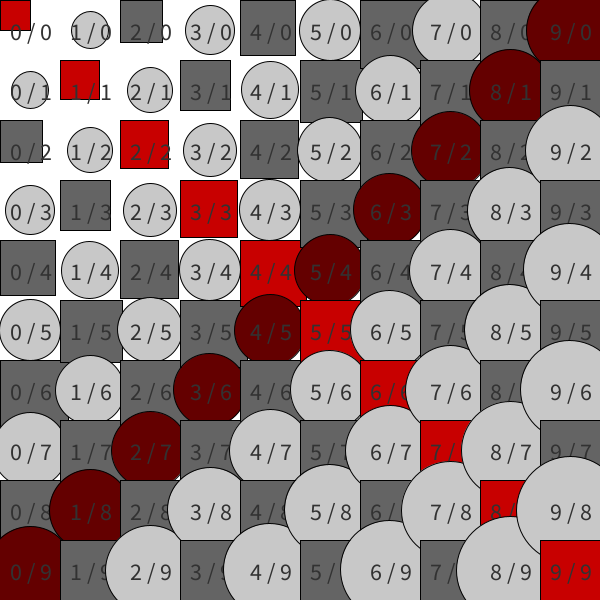
Frame 1 (no input)
Frame 60 (the mouse pressed at the canvas centre just before this capture): identical to frame 1, image omitted
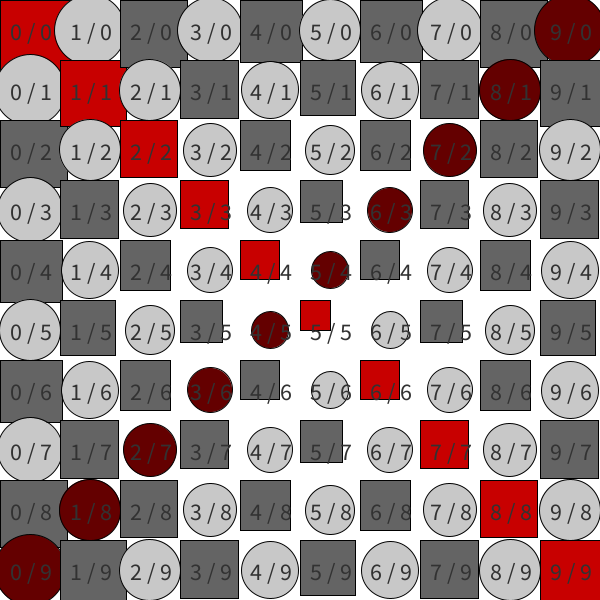
Frame 120 (the mouse held since frame 60 and released just before this capture)

The Processing sketch that drew these frames (run headless with seeded random() and noise(); from frame 60 on, the mouse is pressed at the canvas centre):

// Processing sketch: sketch_240625b
// ── sketch_240625b.pde

// + grillas con for
// + funciones con param
// + trabajo con indices
// + dist() y map()
// + funcion reiniciar()

void setup(){
  size( 600, 600 );
  textSize( 24 );
  //ellipseMode( CORNER ); // funciona como un rect
  
  //frameRate( 1 );
}

void draw(){
  background ( 255 );
  
  grillaCant( 10 );
  
  
  
  //noLoop();
}

void keyPressed(){
  reiniciar();
}

// ── funciones_for.pde

// funcion que no retorna valor = tipo void (PARA DIBUJAR)

void grilla( int mod, int relleno ) {
  for ( int i = 0; i < height; i+=mod ) {  //mod = tamaño de celda
    for ( int j = 0; j < height; j+=mod ) {  //mod = tamaño de celda
      //calculo de tamaño
      float d = dist( i+mod/2, j+mod/2, width/2, height/2 );
      float tam = map( d, 0, 200, mod, 0 );
      
      //println( i + " / " + j);
      fill( relleno );
      //ellipse( i+mod/2, j+mod/2, mod, mod );  //+mod/2 = lo corro porque es un circulo que se dibuja desde el centro (y no un cuadrado que se dibuja desde la esquina superior izquierda)
      ellipse( i+mod/2, j+mod/2, tam, tam );
      fill( 255 );
      text( i/mod + " / " + j/mod , i+10, j+20 );
    }
  }
}

void grillaCant( int cant ) {
  int mod = width / cant;  //tamano celda (modulo)
  
  for ( int i = 0; i < cant; i++ ) {
    for ( int j = 0; j < cant; j++ ) {
      // celdas: calculo color
      if( i == j ){  //1) diagonal descendente
        fill( 200, 0, 0 );
      }else if( i+j == cant-1 ){  //2) diagonal asendente
        fill( 100, 0, 0 );
      }else if( (i+j)%2 == 0 ){    //3) par=0 e impar=1
        fill( 100 );
      }else{
        fill( 200 );
      }
      
      //celdas: ajustar tamano con dist() y map()
      float d = dist( mouseX, mouseY, i*mod, j*mod );
      float tam = map( d, 0, 848, mod/2, mod*2 );  //848 es la diagonal, mod es igual a 60
      
      //celdas: dibujo
      if( (i+j)%2 == 0 ){  //par = rect
        rect( i*mod, j*mod, tam, tam );
      }else{  // impar == circle
        circle(i*mod+mod/2, j*mod+mod/2, tam );
      }
      
      // textos
      fill( 50 );
      text( i + " / " + j , i*mod+10, j*mod+40 );
    }
  }
}

void reiniciar(){
  mouseX = 0;
  mouseY = 0;
}
